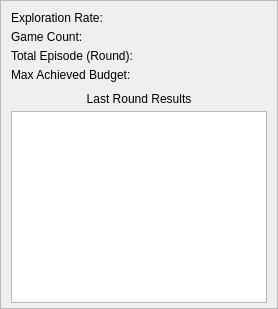
                   <widget class="QFrame" name="frame_stats">
                    <property name="styleSheet">
                     <string notr="true">#frame_stats{
background-color: rgba(0,0,0,50);
border-radius: 25px;
}</string>
                    </property>
                    <property name="frameShape">
                     <enum>QFrame::Shape::StyledPanel</enum>
                    </property>
                    <property name="frameShadow">
                     <enum>QFrame::Shadow::Raised</enum>
                    </property>
                    <layout class="QVBoxLayout" name="verticalLayout_32">
                     <property name="spacing">
                      <number>5</number>
                     </property>
                     <property name="leftMargin">
                      <number>10</number>
                     </property>
                     <property name="topMargin">
                      <number>10</number>
                     </property>
                     <property name="rightMargin">
                      <number>10</number>
                     </property>
                     <property name="bottomMargin">
                      <number>5</number>
                     </property>
                     <item>
                      <widget class="QLabel" name="label_stats_exploration_rate">
                       <property name="styleSheet">
                        <string notr="true">font: 10pt &quot;Arial&quot;;</string>
                       </property>
                       <property name="text">
                        <string>Exploration Rate:</string>
                       </property>
                      </widget>
                     </item>
                     <item>
                      <widget class="QLabel" name="label_stats_game_count">
                       <property name="styleSheet">
                        <string notr="true">font: 10pt &quot;Arial&quot;;</string>
                       </property>
                       <property name="text">
                        <string>Game Count:</string>
                       </property>
                      </widget>
                     </item>
                     <item>
                      <widget class="QLabel" name="label_stats_episode">
                       <property name="styleSheet">
                        <string notr="true">font: 10pt &quot;Arial&quot;;</string>
                       </property>
                       <property name="text">
                        <string>Total Episode (Round):</string>
                       </property>
                      </widget>
                     </item>
                     <item>
                      <widget class="QLabel" name="label_stats_mab">
                       <property name="styleSheet">
                        <string notr="true">font: 10pt &quot;Arial&quot;;</string>
                       </property>
                       <property name="text">
                        <string>Max Achieved Budget:</string>
                       </property>
                      </widget>
                     </item>
                     <item>
                      <widget class="QLabel" name="label_2">
                       <property name="styleSheet">
                        <string notr="true">font: 700 12pt &quot;Arial&quot;;
padding-top: 5px;
</string>
                       </property>
                       <property name="text">
                        <string>Last Round Results</string>
                       </property>
                       <property name="alignment">
                        <set>Qt::AlignmentFlag::AlignCenter</set>
                       </property>
                      </widget>
                     </item>
                     <item>
                      <widget class="QListWidget" name="listWidget_last_rounds">
                       <property name="maximumSize">
                        <size>
                         <width>16777215</width>
                         <height>16777215</height>
                        </size>
                       </property>
                       <property name="styleSheet">
                        <string notr="true">QListWidget{
font: 10pt &quot;Arial&quot;;
}

QScrollBar:vertical {
        background-color: rgba(180,185,186,50);
		background-color: rgb(19,36,39);
		 margin: 5px px 5px 0px;
		 height: 20px;
        border-radius: 5px;
    }

QScrollBar::handle:vertical {
        background-color: rgba(180,185,186,100);
		background-color: rgb(5,23,26);
        margin: 3px 3px 3px 3px;
        border-radius: 2px;
    }

QScrollBar::add-line:vertical, QScrollBar::sub-line:vertical {
        background: none;
        height: 0px;
    }

QScrollBar::add-page:vertical, QScrollBar::sub-page:vertical {
        background: none;
    }
</string>
                       </property>
                       <property name="lineWidth">
                        <number>1</number>
                       </property>
                       <property name="horizontalScrollBarPolicy">
                        <enum>Qt::ScrollBarPolicy::ScrollBarAlwaysOff</enum>
                       </property>
                       <property name="flow">
                        <enum>QListView::Flow::TopToBottom</enum>
                       </property>
                       <property name="isWrapping" stdset="0">
                        <bool>false</bool>
                       </property>
                       <property name="spacing">
                        <number>2</number>
                       </property>
                       <property name="viewMode">
                        <enum>QListView::ViewMode::ListMode</enum>
                       </property>
                       <property name="modelColumn">
                        <number>0</number>
                       </property>
                       <property name="uniformItemSizes">
                        <bool>false</bool>
                       </property>
                       <property name="selectionRectVisible">
                        <bool>true</bool>
                       </property>
                       <property name="currentRow">
                        <number>-1</number>
                       </property>
                       <property name="sortingEnabled">
                        <bool>true</bool>
                       </property>
                      </widget>
                     </item>
                    </layout>
                   </widget>
